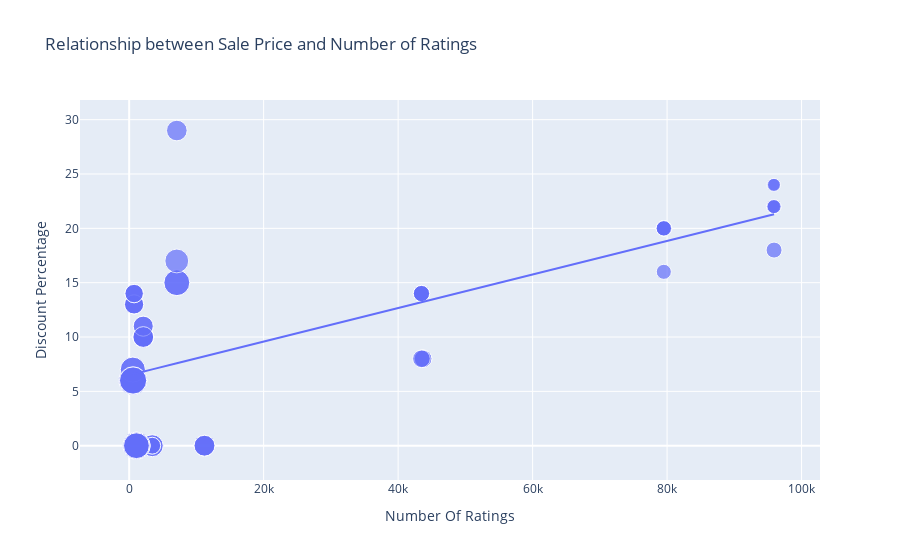

Source (notebook cell):
### Markdown cell above
relationship between discount percentage and number of ratings on flipkart

### Code cell
figure = px.scatter(
    data_frame=data, 
    x="Number Of Ratings", 
    y="Discount Percentage", 
    size="Sale Price", 
    trendline="ols",  # Statsmodels will be used internally
    title="Relationship between Sale Price and Number of Ratings"
)

figure.show()

### Figure 1 — Plotly figure (JSON) as saved in the notebook; plotly's stock layout.template omitted (floating-point values rounded to 4 significant figures)
{"data": [{"hovertemplate": "Number Of Ratings=%{x}<br>Discount Percentage=%{y}<br>Sale Price=%{marker.size}<extra></extra>", "legendgroup": "", "marker": {"color": "#636efa", "size": [49900, 84900, 84900, 77000, 77000, 49900, 49900, 77000, 89900, 41999, 39999, 41999, 41999, 41999, 131900, 117100, 131900, 117100, 74999, 117900, 117100, 117900, 99900, 44999, 140900, 130900, 64900, 120900, 59900, 75900, 110900, 130900, 120900, 64900, 64900, 75900, 75900, 120900, 59900, 120900, 75900, 140900, 70900, 70900, 75900, 59900, 110900, 120900, 130900, 130900, 54999, 54999, 29999, 34999, 34999, 34999, 54999, 29999, 46999, 46999, 46999, 46999], "sizemode": "area", "sizeref": 352.2, "symbol": "circle"}, "mode": "markers", "name": "", "orientation": "v", "showlegend": false, "type": "scatter", "x": [3431, 3431, 3431, 11202, 11202, 3431, 3431, 11202, 1454, 79512, 79512, 79582, 79512, 79512, 1078, 1078, 1078, 1078, 7088, 7088, 1078, 7088, 7081, 95909, 542, 580, 740, 545, 740, 2101, 545, 580, 580, 730, 730, 2101, 2101, 580, 740, 580, 2092, 545, 2101, 2092, 2101, 740, 545, 580, 580, 580, 43707, 43707, 95807, 95909, 95807, 95909, 43470, 95909, 43470, 43470, 43470, 43470], "xaxis": "x", "y": [0, 0, 0, 0, 0, 0, 0, 0, 0, 20, 16, 20, 20, 20, 0, 0, 0, 0, 29, 15, 0, 15, 17, 18, 6, 6, 13, 6, 14, 10, 7, 6, 6, 13, 13, 10, 10, 6, 14, 6, 10, 6, 11, 11, 10, 14, 7, 6, 6, 6, 8, 8, 24, 22, 22, 22, 8, 24, 14, 14, 14, 14], "yaxis": "y"}, {"hovertemplate": "<b>OLS trendline</b><br>Discount Percentage = 0.000154292 * Number Of Ratings + 6.49233<br>R<sup>2</sup>=0.468988<br><br>Number Of Ratings=%{x}<br>Discount Percentage=%{y} <b>(trend)</b><extra></extra>", "legendgroup": "", "marker": {"color": "#636efa", "symbol": "circle"}, "mode": "lines", "name": "", "showlegend": false, "type": "scatter", "x": [542, 545, 545, 545, 545, 580, 580, 580, 580, 580, 580, 580, 580, 730, 730, 740, 740, 740, 740, 1078, 1078, 1078, 1078, 1078, 1454, 2092, 2092, 2101, 2101, 2101, 2101, 2101, 3431, 3431, 3431, 3431, 3431, 7081, 7088, 7088, 7088, 11202, 11202, 11202, 43470, 43470, 43470, 43470, 43470, 43707, 43707, 79512, 79512, 79512, 79512, 79582, 95807, 95807, 95909, 95909, 95909, 95909], "xaxis": "x", "y": [6.576, 6.576, 6.576, 6.576, 6.576, 6.582, 6.582, 6.582, 6.582, 6.582, 6.582, 6.582, 6.582, 6.605, 6.605, 6.607, 6.607, 6.607, 6.607, 6.659, 6.659, 6.659, 6.659, 6.659, 6.717, 6.815, 6.815, 6.816, 6.816, 6.816, 6.816, 6.816, 7.022, 7.022, 7.022, 7.022, 7.022, 7.585, 7.586, 7.586, 7.586, 8.221, 8.221, 8.221, 13.2, 13.2, 13.2, 13.2, 13.2, 13.24, 13.24, 18.76, 18.76, 18.76, 18.76, 18.77, 21.27, 21.27, 21.29, 21.29, 21.29, 21.29], "yaxis": "y"}], "layout": {"autosize": true, "legend": {"itemsizing": "constant", "tracegroupgap": 0}, "title": {"text": "Relationship between Sale Price and Number of Ratings"}, "xaxis": {"anchor": "y", "autorange": true, "domain": [0, 1], "range": [-6745.0, 102400.0], "title": {"text": "Number Of Ratings"}, "type": "linear"}, "yaxis": {"anchor": "x", "autorange": true, "domain": [0, 1], "range": [-5.213, 33.41], "title": {"text": "Discount Percentage"}, "type": "linear"}}}
